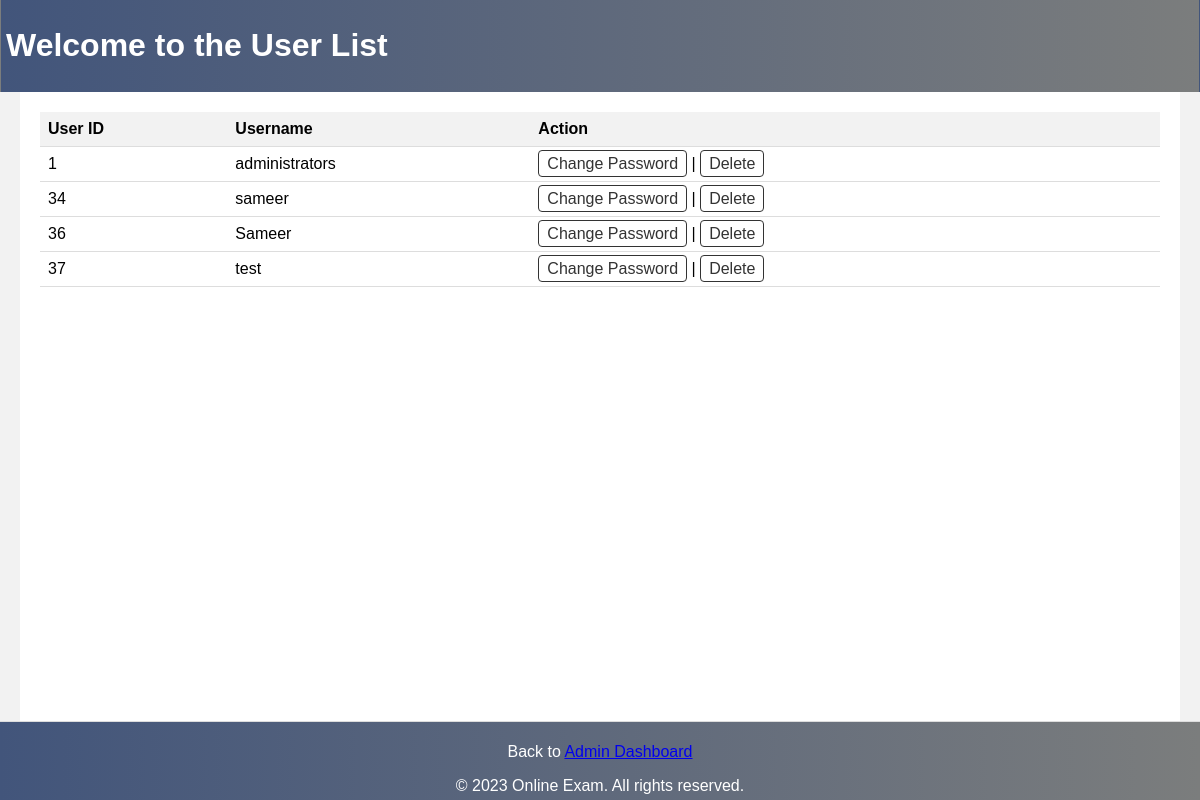
The page /user_list.php on the database as committed earlier.
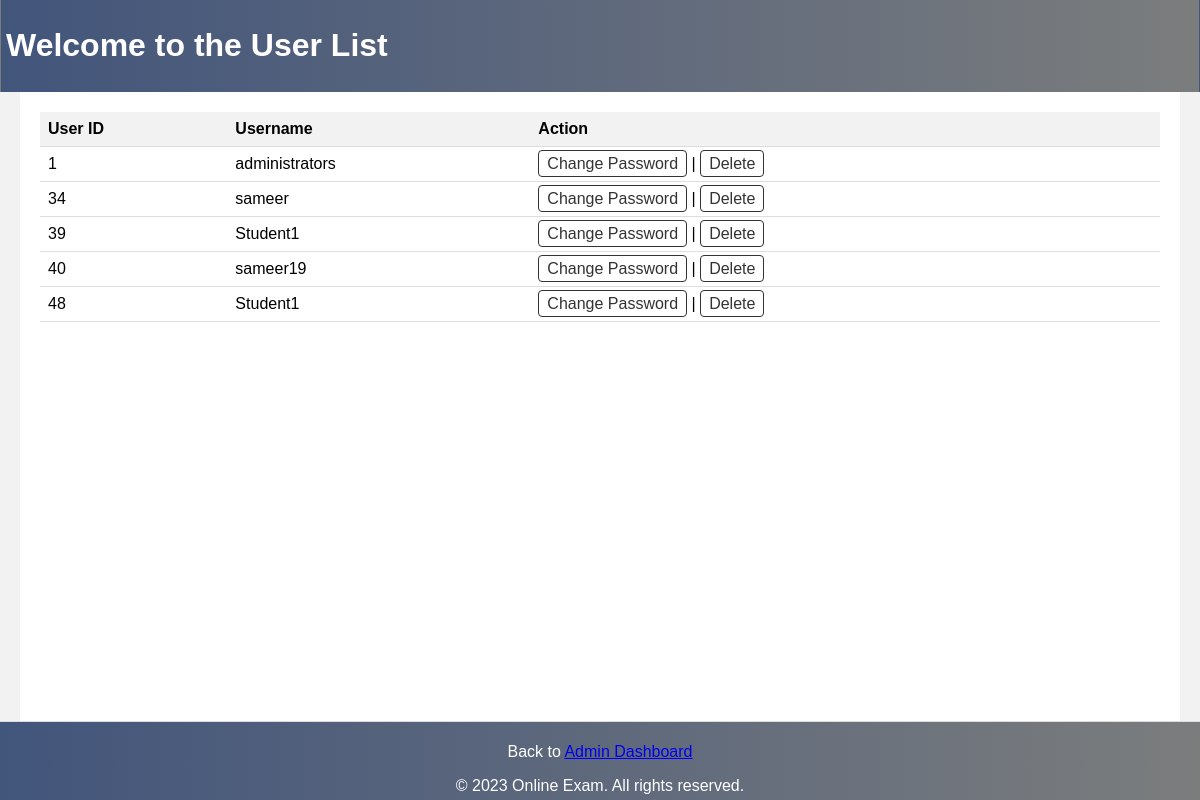
The same page on the database as committed later.
### tables this page shows
CREATE TABLE `users` (
  `username` varchar(255) NOT NULL,
  `password` varchar(255) NOT NULL,
  `student_id` varchar(10) DEFAULT NULL,
  `id` int(11) NOT NULL,
  `email` varchar(255) DEFAULT NULL,
  `full_name` varchar(255) DEFAULT NULL
);

### user_list.php (the view, shortened to what this page needs)
<!DOCTYPE html>
<html>
<head>
</head>
<body>
    <div class="container">
        <header>
            <h1>Welcome to the User List</h1>
        </header>
        <div class="main-content">
            <div class="left-sidebar">
            </div>
            <div class="center-content">
                <?php
                $host = 'localhost';
                $username = 'root';
                $password = 'root';
                $database = 'quiz';
                $conn = new mysqli($host, $username, $password, $database);
                $sql = "SELECT * FROM users";
                $result = $conn->query($sql);
                if ($result->num_rows > 0) {
                    echo '<table class="user-table">';
                    echo '<tr><th>User ID</th><th>Username</th><th>Action</th></tr>';
                    while ($row = $result->fetch_assoc()) {
                        echo '<tr>';
                        echo '<td>' . $row['id'] . '</td>';
                        echo '<td>' . $row['username'] . '</td>';
                        echo '<td><a href="change_password.php?id=' . $row['id'] . '">Change Password</a> | <a href="delete_user.php?id=' . $row['id'] . '">Delete</a></td>';
                        echo '</tr>';
                    }
                    echo '</table>';
                } else {
                    echo 'No users found.';
                }
                ?>
            </div>
            <div class="right-sidebar">
            </div>
        </div>
        <footer>
            <p>Back to <a href="admin_dashboard.php">Admin Dashboard</a></p>
            &copy; <?php echo date('Y'); ?> Online Exam. All rights reserved.
        </footer>
    </div>
</body>
</html>

Rows that differ between the two databases and show on the page:
removed users: id "36", username "Sameer"
removed users: id "37", username "test"
added users: id "39", username "Student1"
added users: id "40", username "sameer19"
added users: id "48", username "Student1"
